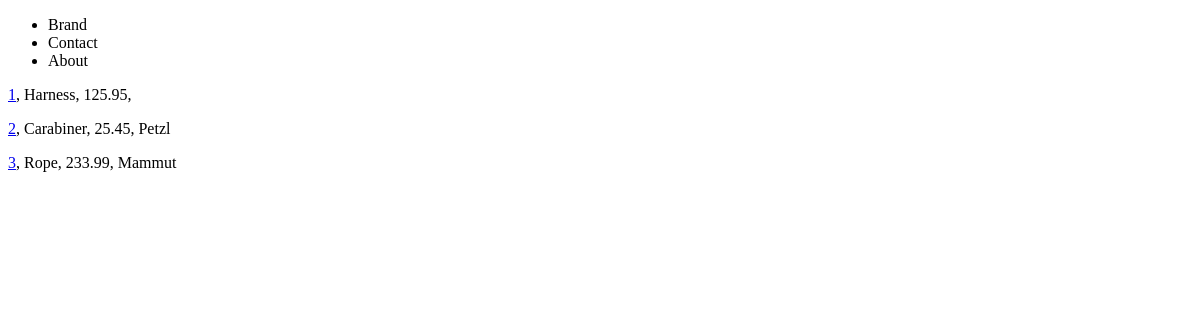
The app's page /products/, older data.
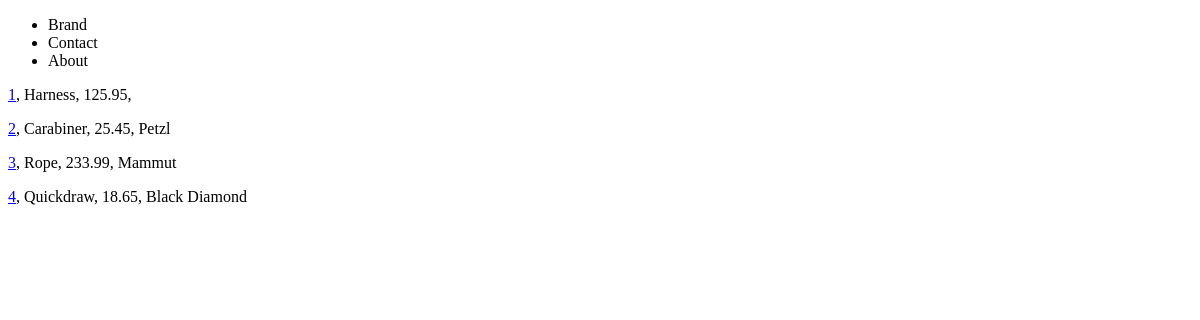
The same page, newer data.
### products/models.py (models this page shows)
class Product(models.Model):
    user = models.ForeignKey(User, null=True, on_delete=models.SET_NULL)
    name = models.CharField(max_length=100)
    description = models.TextField(blank=False, null=True)
    price = models.DecimalField(max_digits=100, decimal_places=2)
    summary = models.TextField()
    def get_absolute_url(self):
        return reverse('products:product-detail', kwargs={'prod_id': self.id})

### products/views.py (the view)
# urls.py: path('', products_detailed_view),
def products_detailed_view(request):
    obj = Product.objects.all()
    context = {'objects': obj}
    return render(request, 'products/detail.html', context)

### products/templates/products/detail.html
{% extends 'base.html' %}
{% block content %}
    {% for obj in objects %}
    <p><a href="{{ obj.get_absolute_url }}">{{ obj.id }}</a>, {{ obj.name }}, {{obj.price}}, {{obj.description }}</p>
    {% endfor %}
{% endblock %}

### templates/base.html (shortened to what this page needs)
<!DOCTYPE html>
<html>
    <head>
    </head>
    <body>
        {% include 'navbar.html' %}
        {% block content %}{% endblock %}
    </body>
</html>

### templates/navbar.html
<nav>
    <ul>
        <li>Brand</li>
        <li>Contact</li>
        <li>About</li>
    </ul>
</nav>

Row changes from the older to the newer data that the page shows:
added Product: id "4", name "Quickdraw", price "18.65", description "Black Diamond"
